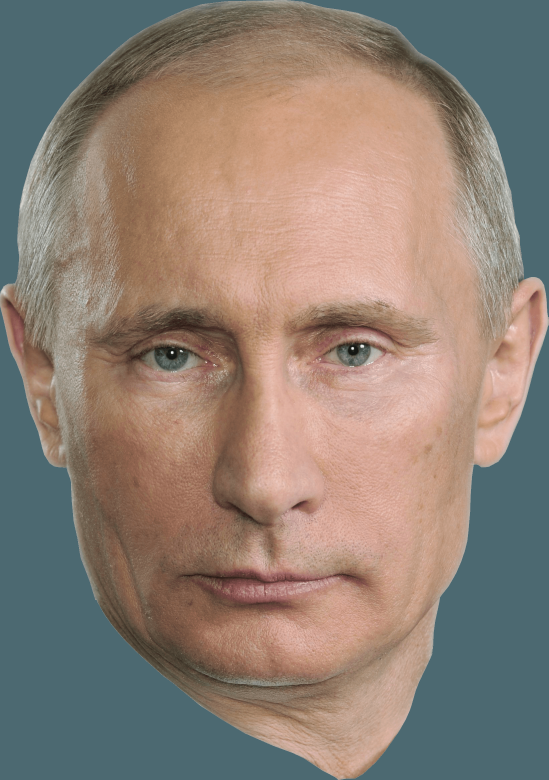
#> input picture app/server/agents/test_images/putin.png, 1645 x 2339 px, found by its file name (shown at 1/3 size)
$ python ImageProcessor.py   (older library calls are emulated)
#> lines starting #> are read from the running program, lines starting #| are printed output that depends on the picture
import cv2
import numpy as np
# from skimage.measure._structural_similarity import compare_ssim as ssim
# from face_compare import images
# import face_recognition


class ImageProcessor(object):

    def __init__(self):
        self.face_cascade = cv2.CascadeClassifier('haarcascade_frontalface_default.xml')
        #self.face_cascade = cv2.CascadeClassifier("haarcascade_frontalface_default.xml")


    def generate(self, image_path, show_result):
#> called with show_result = True
        img = cv2.imread(image_path)
#> img is the input picture: shape (2339, 1645, 3); mean B, G, R 116.9, 128.1, 142.4
        if (img is None):
            # print("Can't open image file")
            return 0

        faces = self.face_cascade.detectMultiScale(img, 1.1, 3)
#> faces = [[468, 267, 644, 644], [151, 546, 1300, 1300]]
        if (faces is None):
            print('Failed to detect face')
            return 0

        if (show_result):
            i=0
            pixels=np.zeros(1)
            for (x, y, w, h) in faces:
                #cv2.rectangle(img, (x,y), (x+w, y+h), (255,0,0), 2)
                crop_img = img[y:y+h, x:x+w]
                # [4 lines of commented-out code are left out]
                pixels=self.processImage(crop_img)
#> this loop made 2 passes
#> (x, y, w, h, dim in processImage) on passes 1 to 2: (468, 267, 644, 644, (256, 256)), (151, 546, 1300, 1300, (256, 256))
#> pass 1, in generate, `crop_img = img[y:y+h, x:x+w]`:
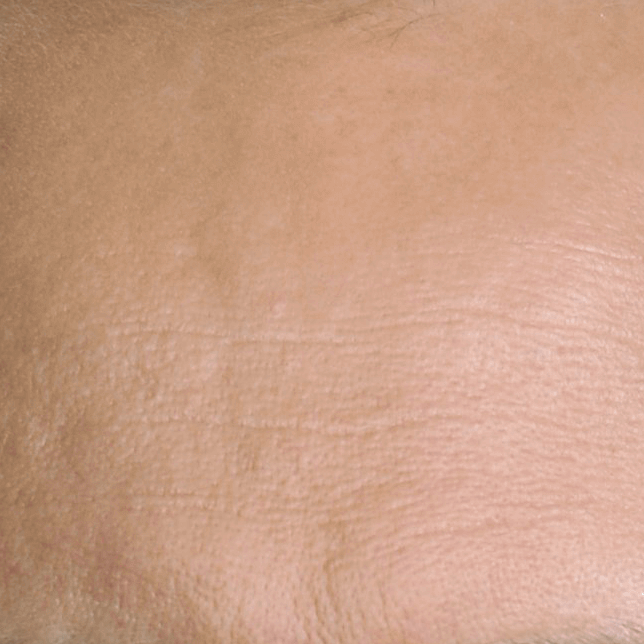
#> crop_img: shape (644, 644, 3); mean B, G, R 133.3, 158.2, 201.8
#> pass 1, in processImage, `img=cv2.cvtColor(img,cv2.COLOR_BGR2GRAY)`:
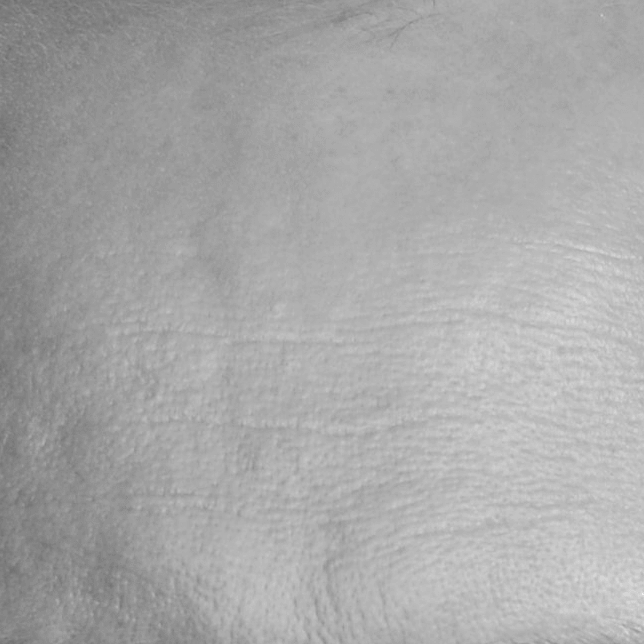
#> img: shape (644, 644); min 111, max 241, mean 168.3
#> after the loop:
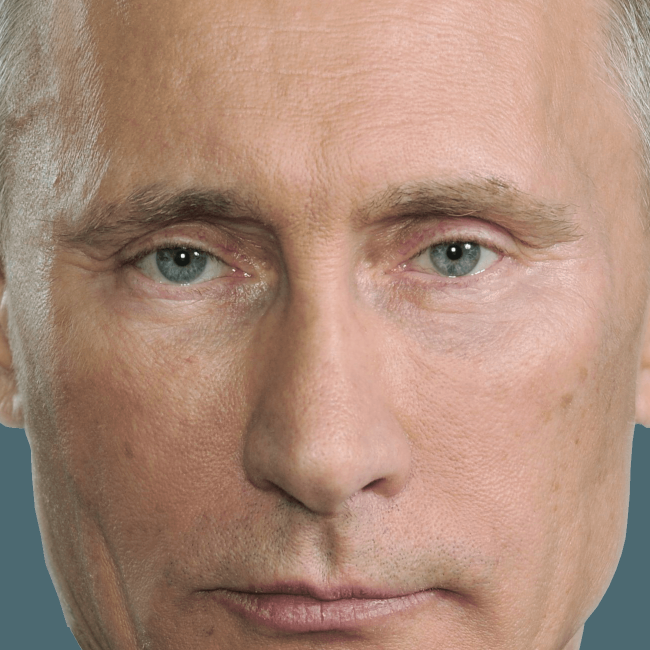
#> crop_img: shape (1300, 1300, 3) (shown at 1/2 size); mean B, G, R 120.6, 138.3, 171.2
        return pixels

    def processImage(self,img):
        img=cv2.cvtColor(img,cv2.COLOR_BGR2GRAY)
        dim=(256,256)
        # [5 lines of commented-out code are left out]
        img=cv2.resize(img,dim)
        pixels=np.asarray(img,dtype='float32')
        pixels=pixels/255.0
        return pixels.reshape(1,256,256,1)
        #return pixels

    def processGrayImageForDisplay(self,img):
        # img=cv2.cvtColor(img,cv2.COLOR_BGR2GRAY)
        dim=(256,256)
        # [5 lines of commented-out code are left out]
        img=cv2.resize(img,dim)
        pixels=np.asarray(img,dtype='float32')
        #pixels=pixels/255.0
        return pixels.reshape(256,256)
        #return pixels

    def mse(self,imageA, imageB):
        err = np.sum((imageA.astype("float") - imageB.astype("float")) ** 2)
        err /= float(imageA.shape[0] * imageA.shape[1])

        return err

'''
    def compare(self, target, image):
        """
        :param target: must be an ndarray
        :param image: must be an ndarray
        :return: true if they have the same face
        """

        target_face_encoding = face_recognition.face_encodings(target)[0]
        image_face_encoding = face_recognition.face_encodings(image)[0]

        # [10 lines of commented-out code are left out]

        results = face_recognition.compare_faces([target_face_encoding], image_face_encoding)
        return results[0]
'''

processor = ImageProcessor()
listPixels=processor.generate("C:\\Users\\Catalin\\Desktop\\facultate\\Semestru_5\\MIRPR\\laborator\\aplicatie-git\\New folder\\mirpr-calculafectiv\\app\\server\\agents\\test_images\\putin.png", True)

# [15 lines of commented-out code are left out]
